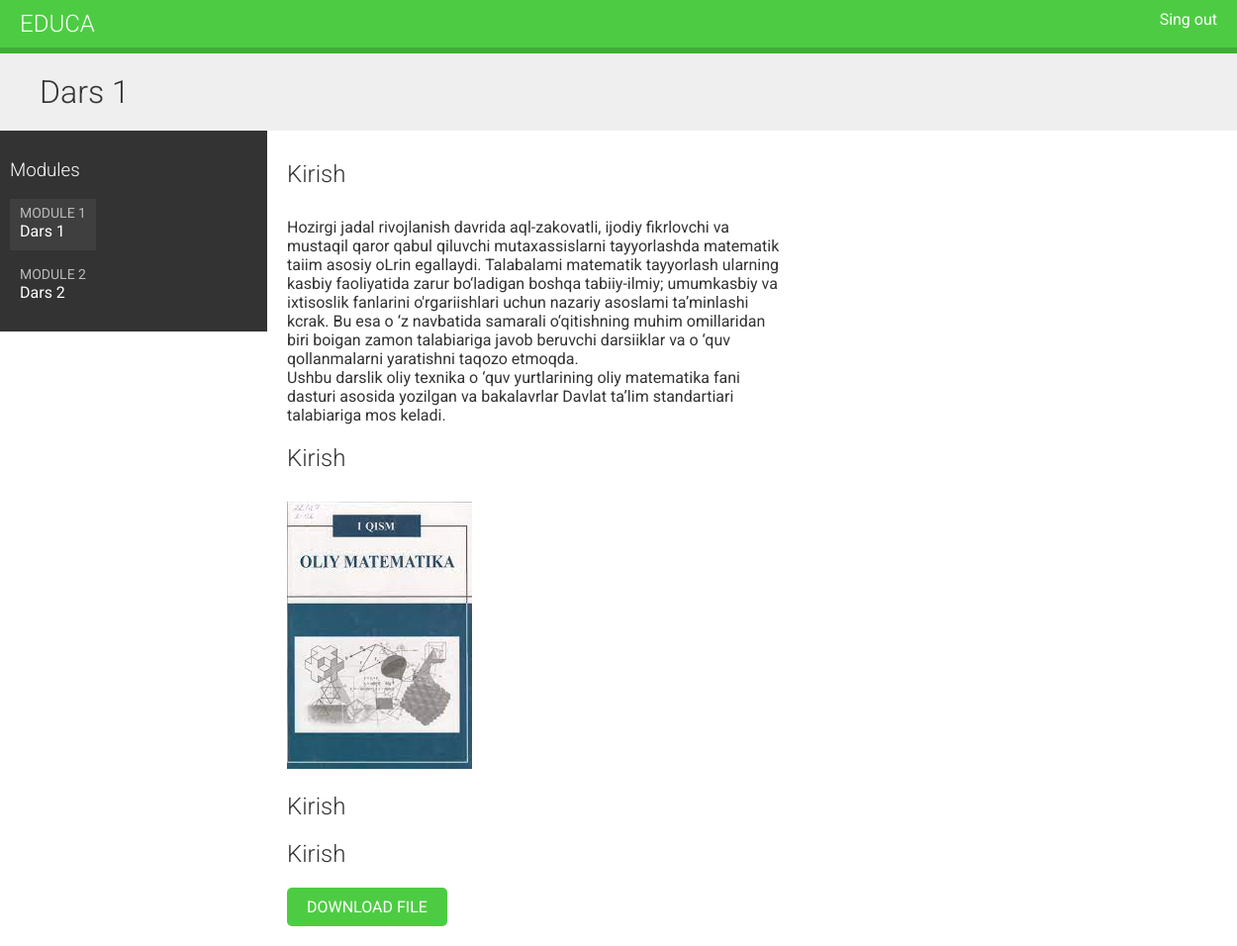
Page /students/course/4/ (signed in) on the committed database.
### courses/models.py (models this page shows, shortened)
class Module(models.Model):
    course = models.ForeignKey(Course,
                               related_name='modules',
                               on_delete=models.CASCADE)
    title = models.CharField(max_length=200)
    description = models.TextField(blank=True)
    order = OrderField(blank=True, for_fields=['course'])
    class Meta:
        ordering = ['order']

class Content(models.Model):
    module = models.ForeignKey(Module,
                               related_name='contents',
                               on_delete=models.CASCADE)
    content_type = models.ForeignKey(ContentType,
                                     limit_choices_to={'model__in': (
                                         'text',
                                         'video',
                                         'image',
                                         'file')},
                                     on_delete=models.CASCADE)
    object_id = models.PositiveIntegerField()
    item = GenericForeignKey('content_type', 'object_id')
    order = OrderField(blank=True, for_fields=['module'])
    class Meta:
        ordering = ['order']

class ItemBase(models.Model):
    owner = models.ForeignKey(User,
                              related_name='%(class)s_related',
                              on_delete=models.CASCADE)
    title = models.CharField(max_length=250)
    created = models.DateTimeField(auto_now_add=True)
    updated = models.DateTimeField(auto_now=True)
    class Meta:
        abstract = True
    def render(self):
        return render_to_string('courses/content/{}.html'.format(self._meta.model_name), {'item': self})

class Text(ItemBase):
    content = models.TextField()

class Image(ItemBase):
    file = models.FileField(upload_to='images')

class Video(ItemBase):
    url = models.URLField()

class File(ItemBase):
    file = models.FileField(upload_to='files')

### students/views.py (the view)
# urls.py: path('course/<pk>/', views.StudentCourseDetailView.as_view(), name='student_course_detail'),
class StudentCourseDetailView(DetailView):
    model = Course
    template_name = 'students/course/detail.html'
    def get_queryset(self):
        qs = super(StudentCourseDetailView, self).get_queryset()
        return qs.filter(students__in=[self.request.user])
    def get_context_data(self, **kwargs):
        context = super(StudentCourseDetailView, self).get_context_data(**kwargs)
        course = self.get_object()
        if 'module_id' in self.kwargs:
            context['module'] = course.modules.get(id=self.kwargs['module_id'])
        else:
            context['module'] = course.modules.all()[0]
        return context

### students/templates/students/course/detail.html (shortened to what this page needs)
{% extends 'base.html' %}
{% block content %}
  <h1>
    {{ module.title }}
  </h1>
  <div class="contents">
    <h3>Modules</h3>
      <ul id="modules">
        {% for m in object.modules.all %}
          <li data-id="{{ m.id }}" {% if m == module %} class="selected" {% endif %}>
            <a href="{% url 'student_course_detail_module' object.id m.id %}">
              <span>
                Module <span class="order">{{ m.order|add:1 }}</span>
              </span>
              <br>
              {{ m.title }}
            </a>
          </li>
        {% empty %}
          <li>No modules yet.</li>
        {% endfor %}
      </ul>
  </div>
  <div class="module">
    {% for content in module.contents.all %}
      {% with item=content.item %}
        <h2>{{ item.title }}</h2>
         {{ item.render }}
      {% endwith %}
    {% endfor %}
  </div>
{% endblock %}

### courses/templates/courses/content/text.html
{{ item.content|linebreaks|safe }}

### courses/templates/courses/content/image.html
<p><img src="{{ item.file.url }}"></p>

### courses/templates/courses/content/file.html
<p><a href="{{ item.file.url }}" class="button">Download file</a></p>

### courses/static/css/base.css (style rules this page uses)
body { margin:0; font-family:'Roboto', sans-serif; font-weight:400; color:#333; }
a { color:#3fad37; text-decoration:none; }
ul { float:left; }
h1, h2, h3, h4, h5, h6 { font-family:'Roboto', sans-serif; font-weight:300; }
h1 { background:#efefef; width:100%; overflow:auto; padding:20px 0 20px 40px; margin:0; }
.module { padding:10px 20px; float:left; width:600px; }
.module p { margin:10px 0 20px; width:100%; float:left; }
.contents { width:20%; padding:10px; float:left; background:#333; color: #fff; font-family:'Roboto', sans-serif; }
.contents ul { list-style:none; margin:0; padding:0; }
.contents ul li { margin:0 0 10px 0; padding:4px 10px 10px; overflow:auto; }
.contents ul li.selected { background:#3f3f3f; }
.contents ul span { text-transform:uppercase; color:#bbb; font-size:14px; }
.contents ul a { display:block; color:#fff; text-decoration:none; }
input[type=submit], a.button { border-radius:5px; background:#4dcc43; color:#fff; font-size:16px; text-transform:uppercase; border:none; padding:10px 20px; margin:20px 0; }

### rows in the picture
Module: title "Dars 1", order|add "1"
Module: order|add "2", title "Dars 2"
Content: item "Kirish", item.content "Hozirgi jadal rivojlanish davrida aql-zakovatli, ijodiy fikrlovchi va mustaqil qaror qabul qiluvchi mutaxassislarni tayyorlashda matematik taiim asosiy oLrin egallaydi. Talabalami matematik tayyorlash ularning kasbiy faoliyatida zarur bo‘ladigan boshqa tabiiy-ilmiy; umumkasbiy va ixtisoslik fanlarini o'rgariishlari uchun nazariy asoslami ta’minlashi kcrak. Bu esa o ‘z navbatida samarali o‘qitishning muhim omillaridan biri boigan zamon talabiariga javob beruvchi darsiiklar va o ‘quv qollanmalarni yaratishni taqozo etmoqda. Ushbu darslik oliy texnika o ‘quv yurtlarining oliy matematika fani dasturi asosida yozilgan va bakalavrlar Davlat ta’lim standartiari talabiariga mos keladi."
Content: item "Kirish", item.file (picture)
Content: item "Kirish"
Content: item "Kirish"
